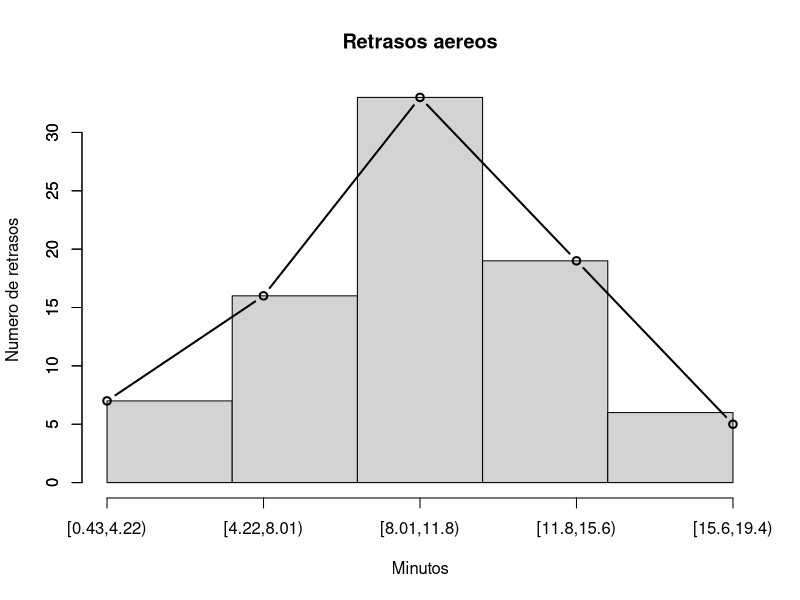

Source code (R):
# Solucion punto 8

datos<-c(0.43, 1.50, 2.05, 2.58, 2.86, 2.93, 3.90, 4.38, 4.46, 5.11, 5.23, 5.36, 5.44, 5.54, 6.08, 6.12, 6.36, 6.39, 6.48, 6.51, 6.88, 7.31, 7.34, 8.06, 8.10, 8.20, 8.21, 8.23, 8.34, 8.56, 8.64, 8.73, 8.73, 8.73, 8.73, 8.74, 8.88, 8.90, 8.93, 9.14, 9.25, 9.56, 9.68, 9.85, 9.87, 9.94, 9.99, 10.06, 10.11, 10.24, 10.26, 10.51, 11.23, 11.60, 11.63, 11.64, 11.85, 11.92, 12.34, 12.78, 12.94, 13.05, 13.18, 13.31, 13.48, 13.88, 14.05, 14.15, 14.23, 14.24, 14.30, 14.55, 14.59, 15.42, 15.45, 15.71, 16.07, 16.54, 16.84, 17.04, 19.39)
datos_or<-datos

# Defino max y minimo para el tamano del intervalo

max<-max(datos)
min<-min(datos)

# Tamano intervalo

len_intervalo <- (max-min)/5

# Inicio el actual como el minimo

actual<-min+len_intervalo

# Inicio un vector vacio
intervalos<-vector()

# Creo un vector de intervalos para luego evaluar los rangos
for(i in 1:5){
  intervalos<-c(intervalos,actual)
  actual<-actual+len_intervalo
}

# Ordeno los datos para contar mejor

datos<-sort(datos)

# Vector donde se cuenta frecuencia

frecuencia<-c(rep(0,5))

# Indice para saber con que intervalo comparo

indice_comp<-1

# Indice dato

d<-1

while(d<=length((datos))){
  if(datos[d]<=intervalos[indice_comp]){
    frecuencia[indice_comp]<-frecuencia[indice_comp]+1
    d<-d+1
  }else{
    indice_comp<-indice_comp+1
  }
}

nombres<-vector()

for(i in intervalos){
  nombres<-c(nombres,paste(c(i-len_intervalo,i),collapse = " - "))
}

a<-intervalos
b<-frecuencia

# Tabla de frecuencias

x<-a
absoluta<-b
absoluta_acumulada <- cumsum(b)
frecuencia_relativa<-b/sum(b)
relativa_acumulada <- cumsum(b/sum(b))
cbind(x,absoluta,absoluta_acumulada,frecuencia_relativa, relativa_acumulada)

datos<-datos_or

# Medidas de tendencia central

summary(datos)

# Medidas de desviacion

sd(datos)
var(datos)

ancho_clase=c(min(datos),intervalos)

# Histograma de frecuencias

hist(datos,breaks = c(min(datos),intervalos),xlim=c(min(datos),max(datos)),xaxt="n",main="Retrasos aereos",xlab="Minutos",ylab="Numero de retrasos")

data.cut = cut(datos, ancho_clase, right=FALSE)
data.freq = table(data.cut)
cbind(data.freq);
par(new=TRUE)
plot(data.freq, type="b",ann='FALSE')

#length(datos)

# Conclusiones

# La gráfica aparenta que se trata de una distribución normal pero la diferencia entre la
# media y la mediana hace pensar que existe un sesgo a la derecha de la distribución ya
# que la media es mayor a la mediana. La mayor cantidad de retrasos están contenidos
# en el intervalo 8.01-11.8.
